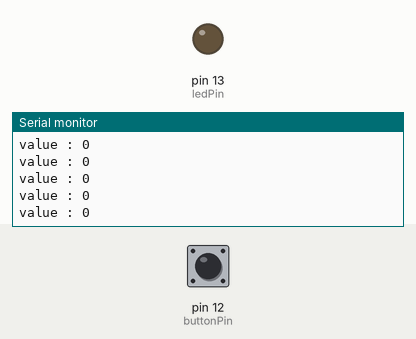
Bench run of a sketch on a simulated Arduino Uno, built with avr-gcc and run on an emulated ATmega328P. Shown: output pins drawn as LEDs (lit = HIGH), the last lines printed to the serial monitor. The inputs (shaded band) are chosen by the test bench; at power-on: pin 12 (buttonPin) LOW.

Above: at 1.2 s.
1.3 s: pin 12 (buttonPin) pulsed HIGH 2 times (0.12 s each, 0.3 s apart)
At 2.1 s:
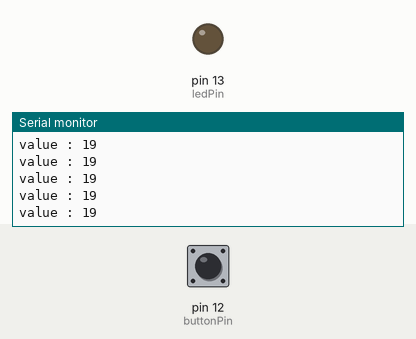
4.9 s: pin 12 (buttonPin) pulled HIGH for 3.2 s
At 6.0 s:
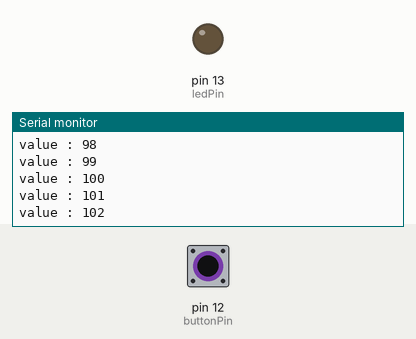
Timing chart, 0 to 7.9 s (numbered marks = the images above; inputs shaded):
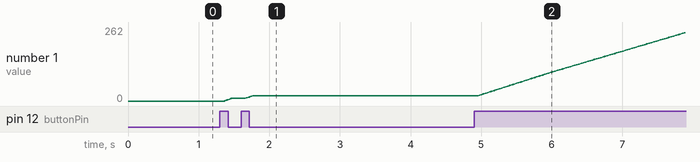

Measured:
- after the input at 1.3 s, the serial monitor: prints a new line after 0.07 s (image 1)
- after the input at 4.9 s, the serial monitor: prints a new line after 0.07 s (image 2)
- plotted number 1: 0 → 19 after the input at 1.3 s, 19 → 262 after the input at 4.9 s

The sketch:

variable_value.ino
```cpp
int ledPin = 13;
int buttonPin = 12;
int buttonState = 0;
int val;
int cnt = 0;

void setup(){
  Serial.begin(9600);
  pinMode(ledPin, OUTPUT);
  pinMode(buttonPin, INPUT);
}

void loop(){
  buttonState = digitalRead(12);
  cnt = cnt + buttonState;
  val = cnt;
  Serial.print("value : ");
  Serial.println(val);
}
```
